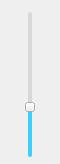
<?xml version="1.0" encoding="UTF-8"?>
<ui version="4.0">
 <class>Volume</class>
 <widget class="QWidget" name="Volume">
  <property name="geometry">
   <rect>
    <x>0</x>
    <y>0</y>
    <width>60</width>
    <height>164</height>
   </rect>
  </property>
  <property name="minimumSize">
   <size>
    <width>60</width>
    <height>164</height>
   </size>
  </property>
  <property name="maximumSize">
   <size>
    <width>60</width>
    <height>164</height>
   </size>
  </property>
  <property name="windowTitle">
   <string>Form</string>
  </property>
  <layout class="QVBoxLayout" name="verticalLayout">
   <property name="spacing">
    <number>0</number>
   </property>
   <property name="leftMargin">
    <number>0</number>
   </property>
   <property name="topMargin">
    <number>0</number>
   </property>
   <property name="rightMargin">
    <number>0</number>
   </property>
   <property name="bottomMargin">
    <number>0</number>
   </property>
   <item>
    <widget class="QWidget" name="VolumeBg" native="true">
     <property name="styleSheet">
      <string notr="true">#volumeBg{
background-color : #3D3B3B;
border-radius : 4px;
}</string>
     </property>
     <layout class="QHBoxLayout" name="horizontalLayout">
      <property name="spacing">
       <number>0</number>
      </property>
      <property name="leftMargin">
       <number>0</number>
      </property>
      <property name="topMargin">
       <number>7</number>
      </property>
      <property name="rightMargin">
       <number>0</number>
      </property>
      <property name="bottomMargin">
       <number>7</number>
      </property>
      <item>
       <widget class="QWidget" name="VolumeBox" native="true">
        <property name="styleSheet">
         <string notr="true">QFrame{
border-radius : 2px;
}</string>
        </property>
        <widget class="QFrame" name="inLine">
         <property name="geometry">
          <rect>
           <x>28</x>
           <y>5</y>
           <width>4</width>
           <height>145</height>
          </rect>
         </property>
         <property name="styleSheet">
          <string notr="true">#inLine{
background-color : #D8D8D8;
}</string>
         </property>
         <property name="frameShape">
          <enum>QFrame::Shape::StyledPanel</enum>
         </property>
         <property name="frameShadow">
          <enum>QFrame::Shadow::Raised</enum>
         </property>
        </widget>
        <widget class="QFrame" name="outLine">
         <property name="geometry">
          <rect>
           <x>28</x>
           <y>100</y>
           <width>4</width>
           <height>50</height>
          </rect>
         </property>
         <property name="styleSheet">
          <string notr="true">#outLine{
background-color : #3ECEFE;
}</string>
         </property>
         <property name="frameShape">
          <enum>QFrame::Shape::StyledPanel</enum>
         </property>
         <property name="frameShadow">
          <enum>QFrame::Shadow::Raised</enum>
         </property>
        </widget>
        <widget class="QPushButton" name="VolumeBtn">
         <property name="geometry">
          <rect>
           <x>25</x>
           <y>95</y>
           <width>10</width>
           <height>10</height>
          </rect>
         </property>
         <property name="styleSheet">
          <string notr="true">#volumeBtn{
background-color : #D8D8D8;
border: 1px solid #979797;
border-radius : 5px;
}</string>
         </property>
         <property name="text">
          <string/>
         </property>
        </widget>
       </widget>
      </item>
     </layout>
    </widget>
   </item>
  </layout>
 </widget>
 <resources/>
 <connections/>
</ui>
